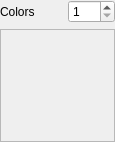
<?xml version="1.0" encoding="UTF-8"?>
<ui version="4.0">
 <class>ColorsPicker</class>
 <widget class="QWidget" name="ColorsPicker">
  <property name="geometry">
   <rect>
    <x>0</x>
    <y>0</y>
    <width>115</width>
    <height>142</height>
   </rect>
  </property>
  <property name="sizePolicy">
   <sizepolicy hsizetype="Preferred" vsizetype="Preferred">
    <horstretch>0</horstretch>
    <verstretch>0</verstretch>
   </sizepolicy>
  </property>
  <property name="maximumSize">
   <size>
    <width>16777215</width>
    <height>16777215</height>
   </size>
  </property>
  <property name="windowTitle">
   <string>Form</string>
  </property>
  <layout class="QGridLayout" name="gridLayout" columnstretch="1,0">
   <property name="leftMargin">
    <number>0</number>
   </property>
   <property name="topMargin">
    <number>0</number>
   </property>
   <property name="rightMargin">
    <number>0</number>
   </property>
   <property name="bottomMargin">
    <number>0</number>
   </property>
   <item row="0" column="0">
    <widget class="QLabel" name="colors_label">
     <property name="text">
      <string>Colors</string>
     </property>
    </widget>
   </item>
   <item row="0" column="1">
    <widget class="QSpinBox" name="colors_count_spinBox">
     <property name="minimum">
      <number>1</number>
     </property>
     <property name="maximum">
      <number>100</number>
     </property>
    </widget>
   </item>
   <item row="1" column="0" colspan="2">
    <widget class="QScrollArea" name="scrollArea">
     <property name="sizePolicy">
      <sizepolicy hsizetype="Preferred" vsizetype="Preferred">
       <horstretch>0</horstretch>
       <verstretch>0</verstretch>
      </sizepolicy>
     </property>
     <property name="sizeAdjustPolicy">
      <enum>QAbstractScrollArea::AdjustIgnored</enum>
     </property>
     <property name="widgetResizable">
      <bool>true</bool>
     </property>
     <widget class="QWidget" name="colors">
      <property name="geometry">
       <rect>
        <x>0</x>
        <y>0</y>
        <width>113</width>
        <height>111</height>
       </rect>
      </property>
     </widget>
    </widget>
   </item>
  </layout>
 </widget>
 <resources/>
 <connections/>
</ui>
